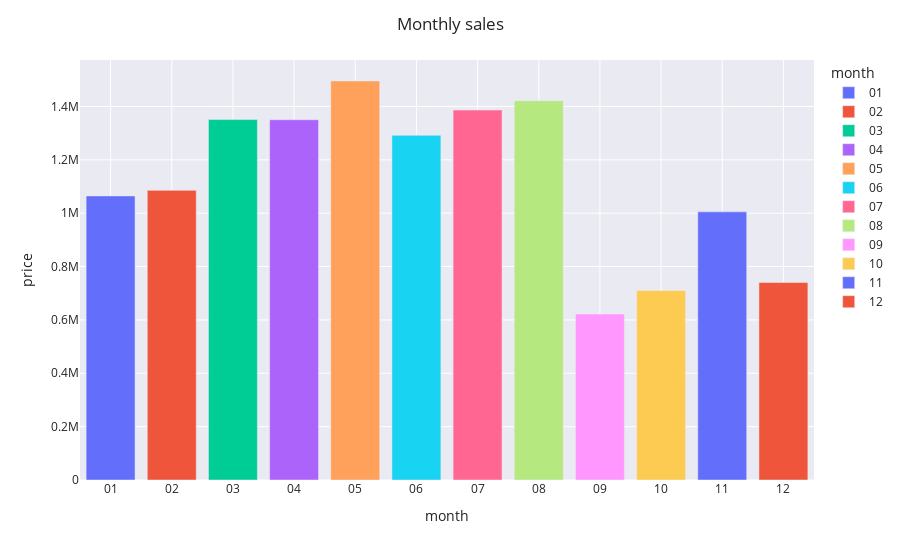

The notebook cell saved with this chart:
### Code cell
monthly_sales = orders_list.groupby(["month"],as_index=False)["price"].sum().sort_values('month')

fig = px.bar(monthly_sales,x='month', y='price',color = 'month')
fig.update_layout(title_text='Monthly sales',title_x=0.5
                  ,template='seaborn')
fig.show()

### Figure 1 — Plotly figure (JSON) as saved in the notebook; plotly's stock layout.template omitted (floating-point values rounded to 4 significant figures)
{"data": [{"alignmentgroup": "True", "hovertemplate": "month=%{x}<br>price=%{y}<extra></extra>", "legendgroup": "01", "marker": {"color": "#636efa"}, "name": "01", "offsetgroup": "01", "orientation": "v", "showlegend": true, "textposition": "auto", "type": "bar", "x": ["01"], "xaxis": "x", "y": [1064792], "yaxis": "y"}, {"alignmentgroup": "True", "hovertemplate": "month=%{x}<br>price=%{y}<extra></extra>", "legendgroup": "02", "marker": {"color": "#EF553B"}, "name": "02", "offsetgroup": "02", "orientation": "v", "showlegend": true, "textposition": "auto", "type": "bar", "x": ["02"], "xaxis": "x", "y": [1085549], "yaxis": "y"}, {"alignmentgroup": "True", "hovertemplate": "month=%{x}<br>price=%{y}<extra></extra>", "legendgroup": "03", "marker": {"color": "#00cc96"}, "name": "03", "offsetgroup": "03", "orientation": "v", "showlegend": true, "textposition": "auto", "type": "bar", "x": ["03"], "xaxis": "x", "y": [1350861], "yaxis": "y"}, {"alignmentgroup": "True", "hovertemplate": "month=%{x}<br>price=%{y}<extra></extra>", "legendgroup": "04", "marker": {"color": "#ab63fa"}, "name": "04", "offsetgroup": "04", "orientation": "v", "showlegend": true, "textposition": "auto", "type": "bar", "x": ["04"], "xaxis": "x", "y": [1350276], "yaxis": "y"}, {"alignmentgroup": "True", "hovertemplate": "month=%{x}<br>price=%{y}<extra></extra>", "legendgroup": "05", "marker": {"color": "#FFA15A"}, "name": "05", "offsetgroup": "05", "orientation": "v", "showlegend": true, "textposition": "auto", "type": "bar", "x": ["05"], "xaxis": "x", "y": [1495416], "yaxis": "y"}, {"alignmentgroup": "True", "hovertemplate": "month=%{x}<br>price=%{y}<extra></extra>", "legendgroup": "06", "marker": {"color": "#19d3f3"}, "name": "06", "offsetgroup": "06", "orientation": "v", "showlegend": true, "textposition": "auto", "type": "bar", "x": ["06"], "xaxis": "x", "y": [1291824], "yaxis": "y"}, {"alignmentgroup": "True", "hovertemplate": "month=%{x}<br>price=%{y}<extra></extra>", "legendgroup": "07", "marker": {"color": "#FF6692"}, "name": "07", "offsetgroup": "07", "orientation": "v", "showlegend": true, "textposition": "auto", "type": "bar", "x": ["07"], "xaxis": "x", "y": [1386626], "yaxis": "y"}, {"alignmentgroup": "True", "hovertemplate": "month=%{x}<br>price=%{y}<extra></extra>", "legendgroup": "08", "marker": {"color": "#B6E880"}, "name": "08", "offsetgroup": "08", "orientation": "v", "showlegend": true, "textposition": "auto", "type": "bar", "x": ["08"], "xaxis": "x", "y": [1421576], "yaxis": "y"}, {"alignmentgroup": "True", "hovertemplate": "month=%{x}<br>price=%{y}<extra></extra>", "legendgroup": "09", "marker": {"color": "#FF97FF"}, "name": "09", "offsetgroup": "09", "orientation": "v", "showlegend": true, "textposition": "auto", "type": "bar", "x": ["09"], "xaxis": "x", "y": [621781], "yaxis": "y"}, {"alignmentgroup": "True", "hovertemplate": "month=%{x}<br>price=%{y}<extra></extra>", "legendgroup": "10", "marker": {"color": "#FECB52"}, "name": "10", "offsetgroup": "10", "orientation": "v", "showlegend": true, "textposition": "auto", "type": "bar", "x": ["10"], "xaxis": "x", "y": [710122], "yaxis": "y"}, {"alignmentgroup": "True", "hovertemplate": "month=%{x}<br>price=%{y}<extra></extra>", "legendgroup": "11", "marker": {"color": "#636efa"}, "name": "11", "offsetgroup": "11", "orientation": "v", "showlegend": true, "textposition": "auto", "type": "bar", "x": ["11"], "xaxis": "x", "y": [1004981], "yaxis": "y"}, {"alignmentgroup": "True", "hovertemplate": "month=%{x}<br>price=%{y}<extra></extra>", "legendgroup": "12", "marker": {"color": "#EF553B"}, "name": "12", "offsetgroup": "12", "orientation": "v", "showlegend": true, "textposition": "auto", "type": "bar", "x": ["12"], "xaxis": "x", "y": [740129], "yaxis": "y"}], "layout": {"barmode": "relative", "legend": {"title": {"text": "month"}, "tracegroupgap": 0}, "margin": {"t": 60}, "title": {"text": "Monthly sales", "x": 0.5}, "xaxis": {"anchor": "y", "categoryarray": ["01", "02", "03", "04", "05", "06", "07", "08", "09", "10", "11", "12"], "categoryorder": "array", "domain": [0, 1], "title": {"text": "month"}}, "yaxis": {"anchor": "x", "domain": [0, 1], "title": {"text": "price"}}}}
